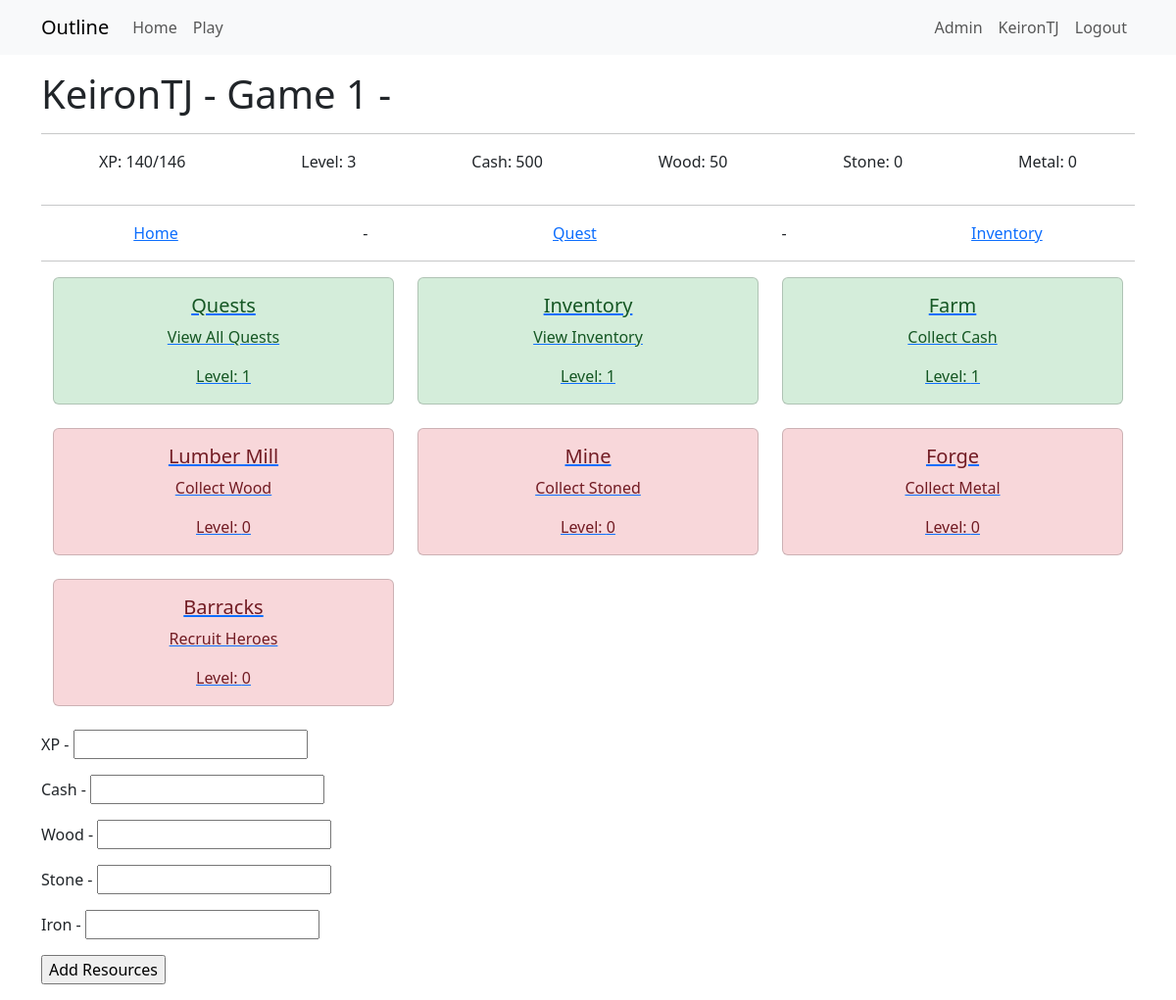
/play/1 (signed in), run on an earlier commit of the app's database.
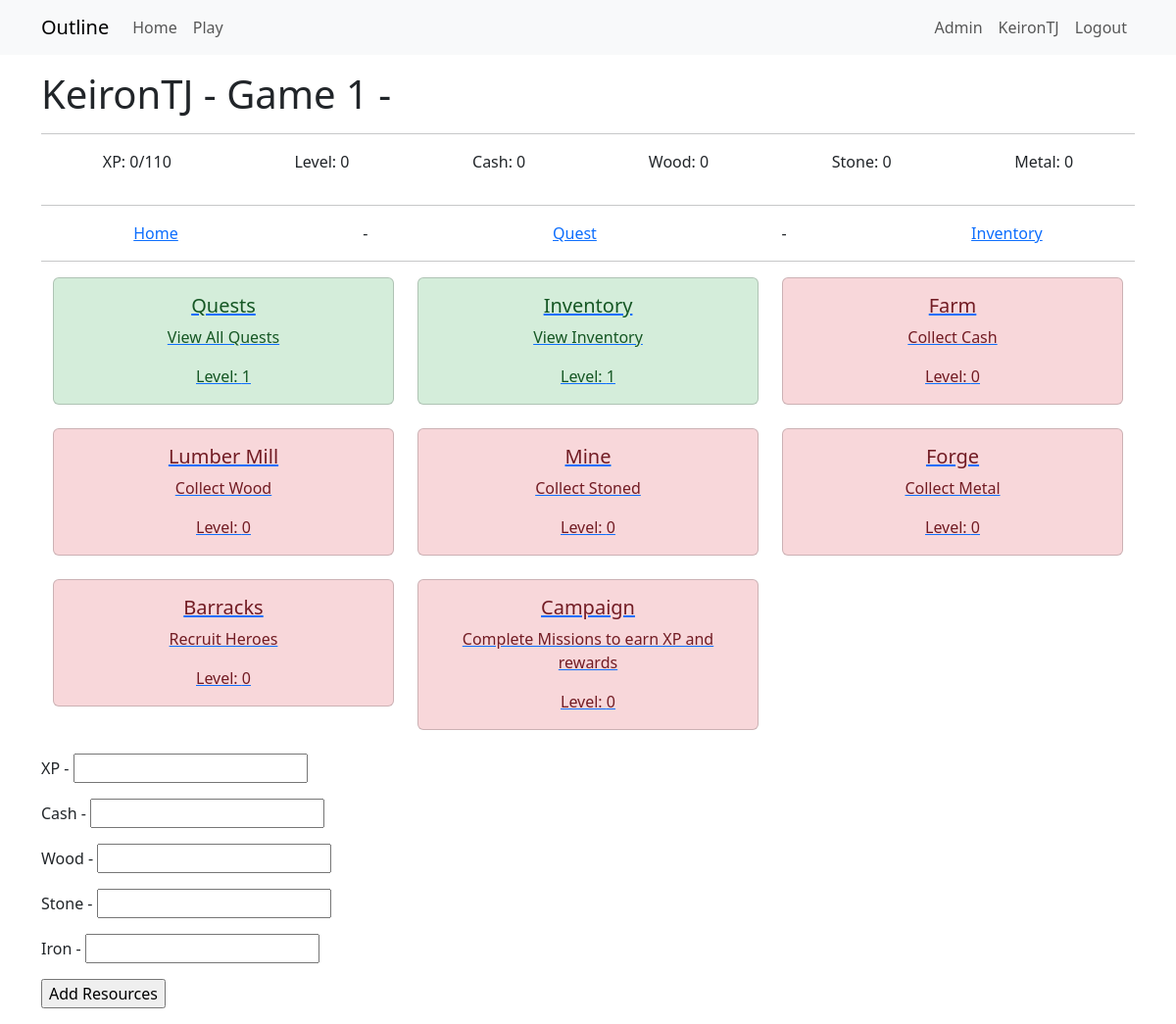
And on a later commit of the database.
### app/models.py (models this page shows)
class Game(db.Model):
    __tablename__ = 'game'
    id = db.Column(db.Integer, primary_key=True)
    user_id = db.Column(db.Integer, db.ForeignKey('user.id'), nullable=False)
    game_name = db.Column(db.String(64))
    game_exists = db.Column(db.Boolean, default=True)
    entry_date = db.Column(db.DateTime, default=datetime.now(timezone.utc))
    xp = db.Column(db.Integer, default=0)
    level = db.Column(db.Integer, default=0)
    cash = db.Column(db.Integer, default=0)
    wood = db.Column(db.Integer, default=0)
    stone = db.Column(db.Integer, default=0)
    metal = db.Column(db.Integer, default=0)
    next_level_xp_required = db.Column(db.Integer, default=110)
    user = db.relationship("User", back_populates="game")
    inventories = db.relationship("InventoryUser", back_populates="game")
    quest_progress = db.relationship("QuestProgress", back_populates="game")
    building_progress = db.relationship("BuildingProgress", back_populates="game")
    resource_logs = db.relationship("ResourceLog", back_populates="game")
    hero_progress = db.relationship("HeroProgress", back_populates="game")
    hero_slots = db.relationship("HeroSlots", back_populates="game")

class BuildingProgress(db.Model):
    __tablename__ = 'building_progress'
    id = db.Column(db.Integer, primary_key=True)
    building_id = db.Column(db.Integer, db.ForeignKey('buildings.id'))
    game_id = db.Column(db.Integer, db.ForeignKey('game.id'))
    building_level = db.Column(db.Integer, default=0)
    building_active = db.Column(db.Boolean, default=False)
    xp_per_minute = db.Column(db.Integer, default=0)
    cash_per_minute = db.Column(db.Integer, default=0)
    wood_per_minute = db.Column(db.Integer, default=0)
    stone_per_minute = db.Column(db.Integer, default=0)
    metal_per_minute = db.Column(db.Integer, default=0)
    accrual_start_time = db.Column(db.DateTime, nullable=True)
    max_accrual_duration = db.Column(db.Integer, default=240) # in minutes
    accrued_xp = db.Column(db.Integer, default=0)
    accrued_cash = db.Column(db.Integer, default=0)
    accrued_wood = db.Column(db.Integer, default=0)
    accrued_stone = db.Column(db.Integer, default=0)
    accrued_metal = db.Column(db.Integer, default=0)
    building_completed = db.Column(db.Boolean, default=False)
    building_completed_date = db.Column(db.DateTime, nullable=True)
    building = db.relationship("Buildings", back_populates="building_progress")
    game = db.relationship("Game", back_populates="building_progress")

class Buildings(db.Model):
    __tablename__ = 'buildings'
    id = db.Column(db.Integer, primary_key=True)
    building_type_id = db.Column(db.Integer, db.ForeignKey('building_types.id'))
    building_name = db.Column(db.String(64))
    building_description = db.Column(db.String(256))
    building_link = db.Column(db.String(256))
    base_building_cash_required = db.Column(db.Integer, default=0)
    base_building_level_required = db.Column(db.Integer, default=0)
    base_building_xp_required = db.Column(db.Integer, default=0)
    base_building_wood_required = db.Column(db.Integer, default=0)
    base_building_stone_required = db.Column(db.Integer, default=0)
    base_building_metal_required = db.Column(db.Integer, default=0)
    max_building_level = db.Column(db.Integer, default=25)
    base_xp_per_minute = db.Column(db.Integer, default=0)
    base_cash_per_minute = db.Column(db.Integer, default=0)
    base_wood_per_minute = db.Column(db.Integer, default=0)
    base_stone_per_minute = db.Column(db.Integer, default=0)
    base_metal_per_minute = db.Column(db.Integer, default=0)
    building_type = db.relationship("BuildingType", back_populates="building")
    building_progress = db.relationship("BuildingProgress", back_populates="building")

### app/game/routes.py (the view, shortened to what this page needs)
@bp.route('/play/<game_id>', methods=['GET', 'POST'])
@login_required
def play(game_id):
    if not current_user.is_admin() and current_user.activegame != int(game_id):
        return redirect(url_for('admin.not_admin'))
    game = g.game  # Optimized query
    if not game:
        flash('Game not found.', 'error')
        return redirect(url_for('main.index'))
    resourceform = AddResourcesForm()
    service = GameService(game_id=game_id)
    return render_template("game/play.html", game=game, resourceform=resourceform)

### app/game/forms.py
class AddResourcesForm(FlaskForm):
    xp = IntegerField('XP')
    cash = IntegerField('Cash')
    wood = IntegerField('Wood')
    stone = IntegerField('Stone')
    metal = IntegerField('Iron')
    add_button = SubmitField('Add Resources')

### app/game/__init__.py (called while the page is built)
@bp.before_app_request
def before_request():
    load_game()

### app/game/context_processor.py (called while the page is built)
def load_game():
    if current_user.is_authenticated:
        game_id = current_user.activegame
        if game_id:
            g.game = Game.query.get(game_id)
        else:
            g.game = None
    else:
        g.game = None

### app/game/game_services.py (called while the page is built)
    def _get_game(self) -> Game:
        game = Game.query.get(self.game_id)
        if game is None:
            raise ValueError(f"Game with ID {self.game_id} not found.")
        return game

### app/models.py (called while the page is built)
@login.user_loader
def load_user(id):
    return db.session.get(User, int(id))

    def is_admin(self):
        return 'admin' in [role.name for role in self.role]

### app/templates/game/play.html (shortened to what this page needs)
{% extends "game/game_base.html" %}
{% block content2 %}
<div class="container mt-3">
    <div class="row">
        {% for building in game.building_progress %}
        <div class="col-md-4 mb-4">
            {% if building.building.building_type.id == 2 %}
                <a href="{{  url_for(building.building.building_link, game_id=game.id) }}" class="card-link">
            {% else %}
                <a href="{{  url_for(building.building.building_link, building_progress_id=building.id) }}" class="card-link">
            {% endif %}
                {% if building.building_active %}
                    <div class="card building-active">
                {% else %}
                    <div class="card building-inactive">
                {% endif %}
                    <div class="card-body text-center">
                        <h5 class="card-title">{{ building.building.building_name }}</h5>
                        <p class="card-text">{{ building.building.building_description }}</p>
                        <p class="card-text">Level: {{ building.building_level }}</p>
                    </div>
                </div>
            </a>
        </div>
        {% if loop.index % 3 == 0 %}
    </div><div class="row">
        {% endif %}
        {% endfor %}
    </div>
</div>
<div>
    <form action="" method="post">
        <p>{{ resourceform.xp.label }} - {{ resourceform.xp }}</p>
        <p>{{ resourceform.cash.label }} - {{ resourceform.cash }}</p>
        <p>{{ resourceform.wood.label }} - {{ resourceform.wood }}</p>
        <p>{{ resourceform.stone.label }} - {{ resourceform.stone }}</p>
        <p>{{ resourceform.metal.label }} - {{ resourceform.metal }}</p>
        <p>{{ resourceform.add_button() }}</p>
    </form>
</div>
{% endblock content2 %}

### app/templates/game/game_base.html (shortened to what this page needs)
{% extends "base.html" %}
{% block content %}
<h1>  {{ game.user.username }} - {{ game.game_name }} - {{ title }}  </h1>
<hr>
<div style="display: flex; justify-content: space-around;">
    <p>XP: {{ game.xp }}/{{game.next_level_xp_required}}</p>
    <p>Level: {{ game.level}}</p>
    <p>Cash: {{ game.cash }}</p>
    <p>Wood: {{ game.wood }}</p>
    <p>Stone: {{ game.stone }}</p>
    <p>Metal: {{ game.metal }}</p>
</div>
<hr>
<div style="display: flex; justify-content: space-around;">
    <a href="{{ url_for('game.play', game_id=game.id) }}">Home</a> -
    {% for building in game.building_progress %}
       {% if building.building.id == 1 %}
            <a href="{{ url_for('game.building_quests', building_progress_id=building.id) }}">Quest</a> -
       {% endif %}
    {% endfor %}
    <a href="{{ url_for('game.building_inventory', game_id=game.id) }}"> Inventory </a>
</div>
<hr>
{% block content2 %}  {% endblock content2 %}
{% endblock content %}

What changed in the data, as far as the page shows it:
changed Game "Game 1": xp "140" → "0"; next_level_xp_required "146" → "110"; level "3" → "0"; cash "500" → "0"; wood "50" → "0"
changed BuildingProgress "Farm": building_active True → False (drawn); building_level "1" → "0"
now on this page (row edited): BuildingProgress: building.building_name "Campaign", building.building_description "Complete Missions to earn XP and rewards", building_level "0"
